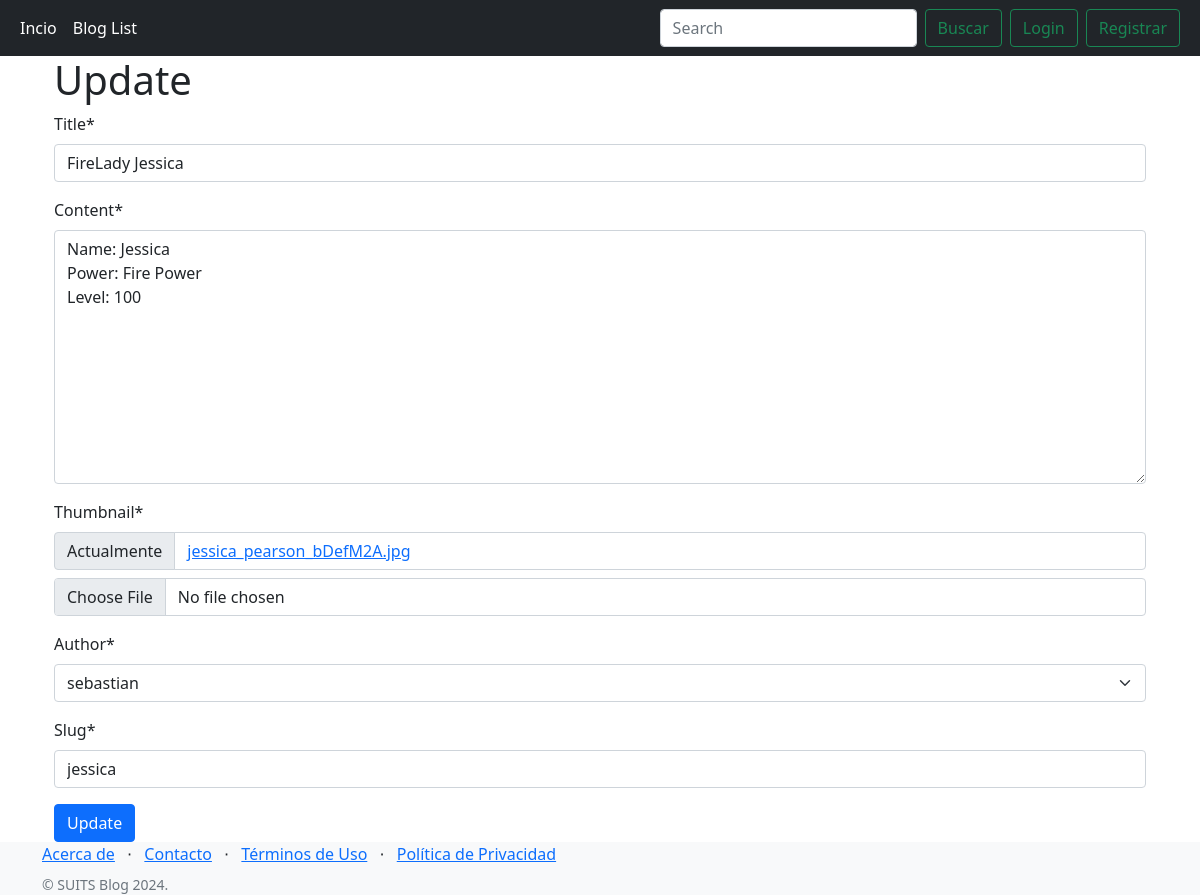
Page /jessica/update/ on the committed database.
### blog/posts/models.py (models this page shows, shortened)
class Post(models.Model):
    title = models.CharField(max_length=100)
    content = models.TextField()
    thumbnail = models.ImageField()
    publish_date = models.DateTimeField(auto_now_add=True)
    last_updated = models.DateTimeField(auto_now=True)
    author = models.ForeignKey(User, on_delete=models.CASCADE)
    slug = models.SlugField()

### blog/posts/views.py (the view)
# urls.py: path('<slug>/update/',PostUpdateView.as_view(),name='update'),
class PostUpdateView(UpdateView):
    class_form=PostForm
    model= Post
    fields=['title','content','thumbnail','author','slug']
    success_url='/'
    def get_context_data(self,**kwargs):
        context=super().get_context_data(**kwargs)
        context.update({
            'view_type':'update',
            'form':self.get_form(),
            'object':self.get_object(),
        })
        return context

### blog/posts/models.py (called while the page is built)
    def __str__(self):
        return self.username

### blog/templates/posts/post_form.html (shortened to what this page needs)
{% extends "base.html" %}
{% load crispy_forms_tags %}
{% block content %}
    <div class='container'>
        <h1> {{view_type.capitalize}} </h1>
        <form method='post' enctype='multipart/form-data'>
            {{form|crispy}}
            <button class='btn btn-primary' type='submit'>{{view_type|title}}</button>
        </form>
    </div>
{% endblock content %}

### rows in the picture
Post: title "FireLady Jessica", content "Name: Jessica Power: Fire Power Level: 100", author "sebastian", slug "jessica"

### other values in the picture
{{ view_type.capitalize }} "Update"
{{ view_type|title }} "Update"
